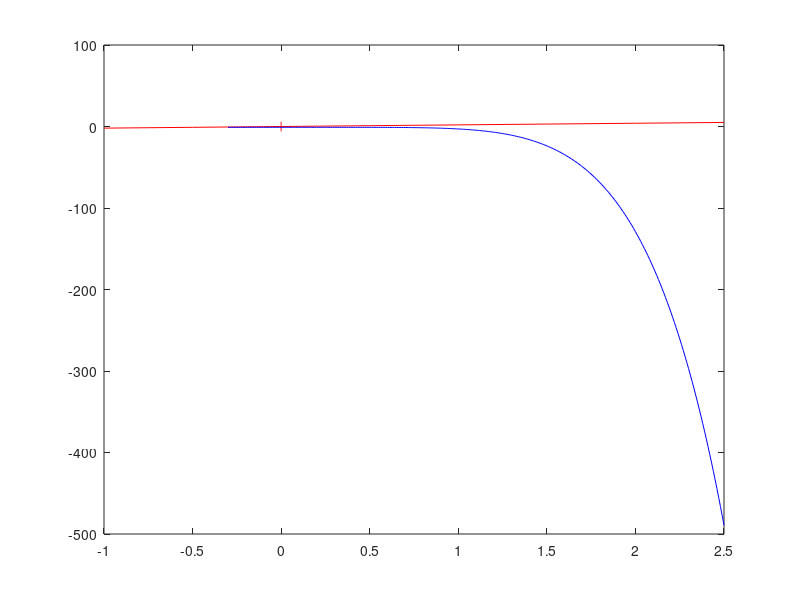

This figure's MATLAB source: (Note: this script raises an error after producing the figure.)
% Ilham Nur Romdoni, M0520038

x = -0.3:0.01:2.5;
f = -2*x.^6-1,6*x.^4+12*x+1;
X = -1:0.5:2.5;
Y = 2.*X;
Y1 = -6:1:6;
X1 = 0.*Y1;
plot(X,Y,'r',X1,Y1,'r',x,f,'b');
gtext('y = -2*x^6 - 1,6*x^4 + 12*x + 1');
gtext('akar');